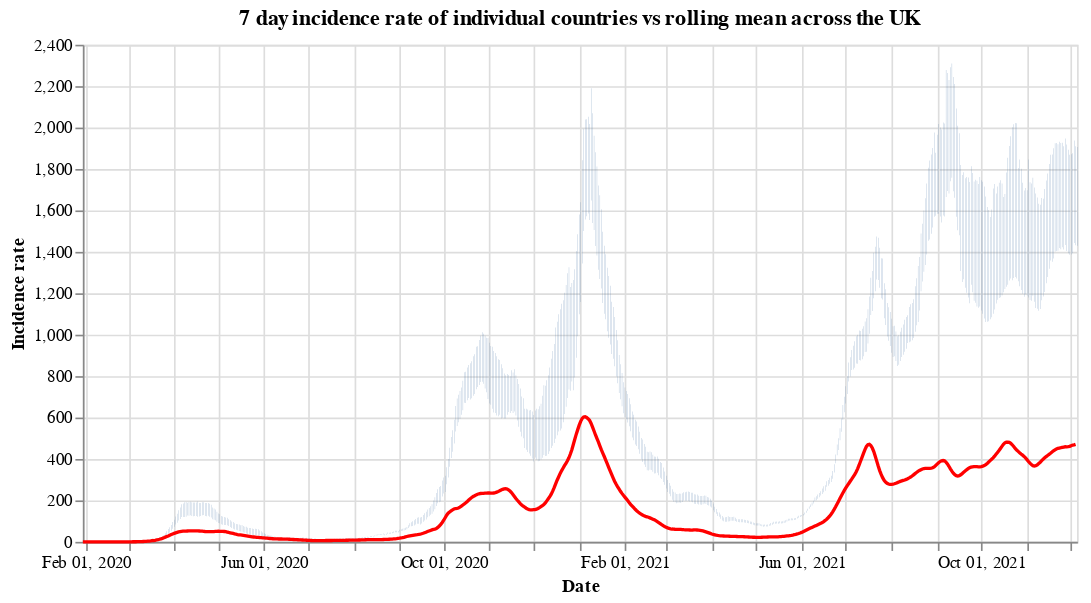

The notebook cell saved with this chart:
### Code cell
#collapse
countries = uk_cases['areaName'].unique()
countries.sort()

selection = alt.selection_single(
    name='Select',
    fields=['areaName'],
    init={'areaName': 'Wales'},
    bind={'areaName': alt.binding_select(options=countries)}
)

# scatter plot, modify opacity based on selection
bars = alt.Chart(uk_cases).mark_bar().add_selection(
    selection
).encode(
    x=alt.X("yearmonthdate(date):T", axis=alt.Axis(title='Date')),
    y=alt.Y("weeklyCasesRate:Q", axis=alt.Axis(title='Incidence rate')),
    tooltip='weeklyCasesRate:Q',
    opacity=alt.condition(selection, alt.value(1), alt.value(0))
).properties(title=f'7 day incidence rate of individual countries vs rolling mean across the UK', width=600)

line = alt.Chart(overview_cases).mark_line(
    color='red',
    size=2,
).transform_window(
    rolling_mean='mean(weeklyCasesRate)',
    frame=[0, 7]
).encode(
    x='yearmonthdate(date):T',
    y='rolling_mean:Q'
)

alt.layer(bars, line)

### Figure 1 — Vega-Lite specification as saved in the notebook (floating-point values rounded to 4 significant figures; data arrays with more than 128 entries replaced by an {"elided": "..."} marker saying what was removed)
{"config": {"view": {"continuousWidth": 400, "continuousHeight": 300}}, "layer": [{"data": {"name": "data-cc5728c662da90acbeb75cc9f3c058fd"}, "mark": "bar", "encoding": {"opacity": {"condition": {"value": 1, "selection": "Select"}, "value": 0}, "tooltip": {"type": "quantitative", "field": "weeklyCasesRate"}, "x": {"type": "temporal", "axis": {"title": "Date"}, "field": "date", "timeUnit": "yearmonthdate"}, "y": {"type": "quantitative", "axis": {"title": "Incidence rate"}, "field": "weeklyCasesRate"}}, "selection": {"Select": {"type": "single", "fields": ["areaName"], "init": {"areaName": "Wales"}, "bind": {"areaName": {"input": "select", "options": ["England", "Northern Ireland", "Scotland", "Wales"]}}}}, "title": "7 day incidence rate of individual countries vs rolling mean across the UK", "width": 600}, {"data": {"name": "data-01eb8e9f3bf7632265aebe101f60f579"}, "mark": {"type": "line", "color": "red", "size": 2}, "encoding": {"x": {"type": "temporal", "field": "date", "timeUnit": "yearmonthdate"}, "y": {"type": "quantitative", "field": "rolling_mean"}}, "transform": [{"window": [{"op": "mean", "field": "weeklyCasesRate", "as": "rolling_mean"}], "frame": [0, 7]}]}], "$schema": "https://vega.github.io/schema/vega-lite/v4.8.1.json", "datasets": {"data-cc5728c662da90acbeb75cc9f3c058fd": {"elided": "2608 records"}, "data-01eb8e9f3bf7632265aebe101f60f579": {"elided": "675 records"}}}
